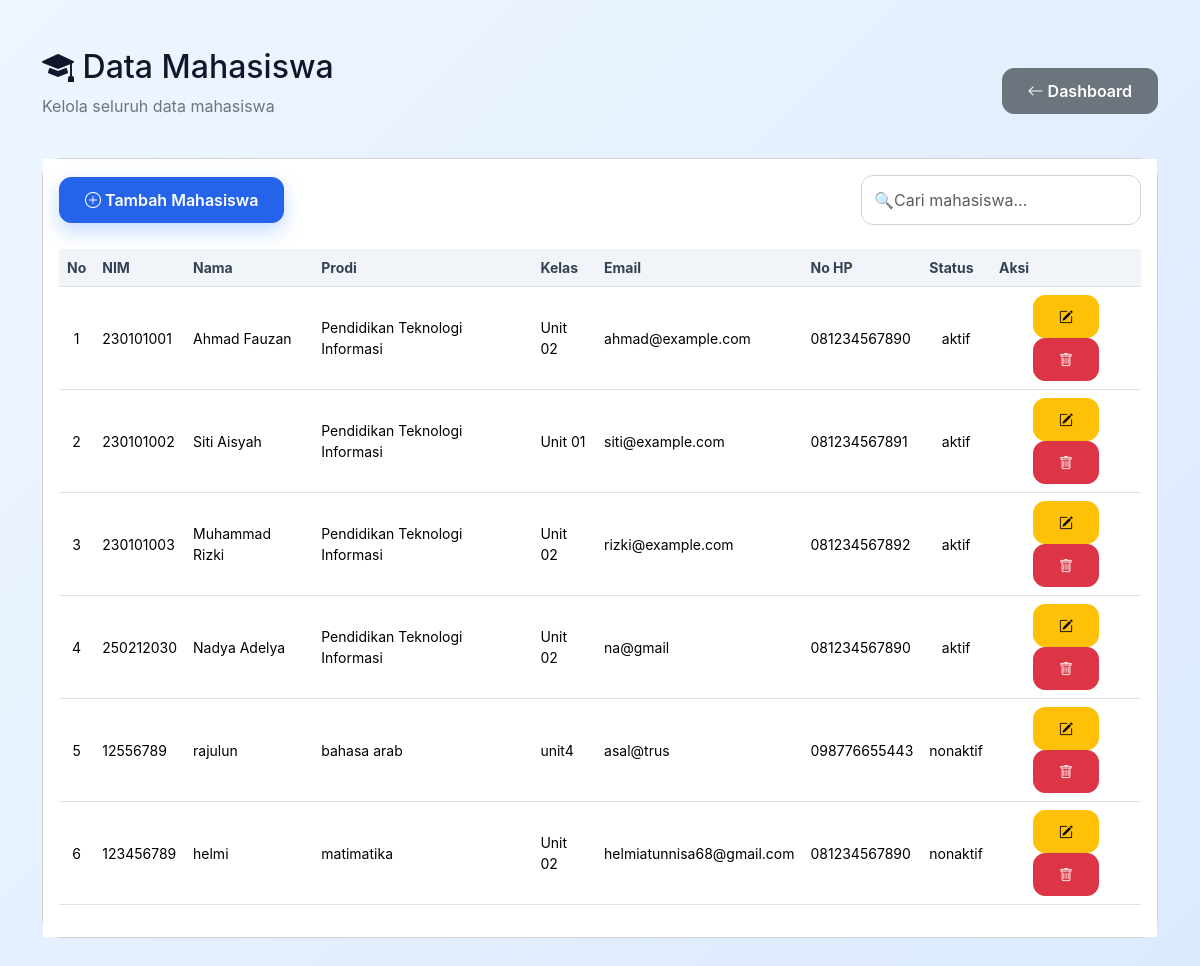
The page /mahasiswa.php on the database its author committed.
### tables this page shows
CREATE TABLE `mahasiswa` (
  `id_mahasiswa` int(11) NOT NULL,
  `nim` varchar(30) NOT NULL,
  `nama_mahasiswa` varchar(100) NOT NULL,
  `prodi` varchar(100) NOT NULL,
  `kelas` varchar(20) NOT NULL,
  `email` varchar(100) DEFAULT NULL,
  `no_hp` varchar(20) DEFAULT NULL,
  `status` enum('aktif','nonaktif') DEFAULT 'aktif',
  `created_at` timestamp NOT NULL DEFAULT current_timestamp()
);

### mahasiswa.php (the view, shortened to what this page needs)
<?php
include 'koneksi.php';
$data = mysqli_query($koneksi, "SELECT * FROM mahasiswa");
?>
<!DOCTYPE html>
<html lang="id">
<head>
    <link rel="stylesheet" href="https://cdn.jsdelivr.net/npm/bootstrap-icons@1.11.3/font/bootstrap-icons.min.css">
    <link href="https://cdn.jsdelivr.net/npm/bootstrap@5.3.3/dist/css/bootstrap.min.css" rel="stylesheet">
    <link href="assets/css/style.css" rel="stylesheet">
 </head>
<body>
    <div class="container py-5">
        <div
        class="d-flex justify-content-between align-items-center mb-4">
        <div>
            <h2
            class="page-title">
            <i class="bi bi-mortarboard-fill"
            ></i>
            Data Mahasiswa
           </h2>
           <p class="text-secondary">
            Kelola seluruh data mahasiswa
           </p>
        </div>
        <div>
            <a href="dashboard.php" class="btn btn-secondary">
                <i
                class="bi bi-arrow-left">
            </i>
            Dashboard
        </a>
    </div>
</div>
         <div
     class="card card-custom">
        <div
        class="card-body">
        <div
        class="d-flex justify-content-between align-items-center mb-4">
        <a href="tambah_mahasiswa.php" class="btn btn-primary">
            <i class="bi bi-plus-circle"></i>
            Tambah Mahasiswa
        </a>
        <input
        type="text"
        id="searchInput"
        class="form-control"
        placeholder="🔍Cari mahasiswa..."
        style="max-width:280px;">
    </div>
    <div class="table-responsive">
            <table class="table table-hover table-search">
            <thead>
                <tr>
                    <th>No</th>
                    <th>NIM</th>
                    <th>Nama</th>
                    <th>Prodi</th>
                    <th>Kelas</th>
                    <th>Email</th>
                    <th>No HP</th>
                    <th>Status</th>
                    <th>Aksi</th>
                </tr>
            </thead>
            <tbody>
                <?php
                $no = 1;
                while($row = mysqli_fetch_assoc($data)){
                    ?>
                    <tr>
                        <td class="text-center"><?= $no++; ?></td>
                        <td>
                            <?= $row['nim']; ?>
                        </td>
                        <td>
                            <?= $row['nama_mahasiswa']; ?></td>
                            <td>
                                <?= $row['prodi']; ?>
                            </td>
                            <td>
                                <?= $row['kelas']; ?>
                            </td>
                            <td>
                                <?= $row['email']; ?></td>
                                <td>
                                    <?= $row['no_hp']; ?>
                                </td>
                                <td
                                class="text-center">
                                 <span
                                 class="badge-status">
                                 <?= $row['status']; ?>
                                </span>
                            </td>
                            <td
                            class="text-center">
                            <a
                             href="edit_mahasiswa.php?id=<?= $row['id_mahasiswa']; ?>"
                             class="btn btn-warning btn-sm">
                             <i
                             class="bi bi-pencil-square"
                             ></i>
                            </a>
                            <a href="hapus_mahasiswa.php?id=<?= $row['id_mahasiswa']; ?>"
                            class="btn btn-danger btn-sm"
                            onclick="return confirm('Yakin ingin menghapus data ini?')">
                            <i class="bi bi-trash"></i>
                        </a>
                    </td>
                </tr>
                <?php } ?>
            </tbody>
        </table>
    </div>
</div>
    </div>
  </div>
</body>
</html>

### assets/css/style.css (style rules this page uses)
:root { --primary: #2563eb; --primary-dark: #1e40af; --secondary: #64748b; --soft-bg: #f8fafc; --dark: #0f172a; --card-border: #e2e8f0; --success: #16a34a; --warning: #f59e0b; --danger: #dc2626; }
* { box-sizing: border-box; }
body { font-family: "Inter", "Segoe UI", Arial, sans-serif; background: var(--soft-bg); color: var(--dark); }
.table thead th { background: #f1f5f9; color: #334155; font-size: 14px; white-space: nowrap; }
.table td { vertical-align: middle; font-size: 14px; }
.form-control, .form-select { border-radius: 14px; border-color: #cbd5e1; padding: 11px 14px; }
.btn { border-radius: 14px; font-weight: 700; }
.btn-primary { background: var(--primary); border-color: var(--primary); }
body { background:#f5f7fb; }
.card { border-radius:20px; }
.form-control, .form-select { border-radius:12px; padding:12px; }
.btn { border-radius:12px; padding:10px 25px; font-weight:600; }
.btn-primary { box-shadow:0 8px 20px rgba(13,110,253,.25); }
body { background:linear-gradient(135deg,#eef5ff,#dbeafe); }
.form-control, .form-select { border-radius:12px; padding:12px; border:1px solid #ced4da; }
.card-body { background:white; }

### rows shown on the page
mahasiswa: nim "230101001", nama_mahasiswa "Ahmad Fauzan", prodi "Pendidikan Teknologi Informasi", kelas "Unit 02", email "ahmad@example.com", no_hp "081234567890", status "aktif"
mahasiswa: nim "230101002", nama_mahasiswa "Siti Aisyah", prodi "Pendidikan Teknologi Informasi", kelas "Unit 01", email "siti@example.com", no_hp "081234567891", status "aktif"
mahasiswa: nim "230101003", nama_mahasiswa "Muhammad Rizki", prodi "Pendidikan Teknologi Informasi", kelas "Unit 02", email "rizki@example.com", no_hp "081234567892", status "aktif"
mahasiswa: nim "250212030", nama_mahasiswa "Nadya Adelya", prodi "Pendidikan Teknologi Informasi", kelas "Unit 02", email "na@gmail", no_hp "081234567890", status "aktif"
mahasiswa: nim "12556789", nama_mahasiswa "rajulun", prodi "bahasa arab", kelas "unit4", email "asal@trus", no_hp "098776655443", status "nonaktif"
mahasiswa: nim "123456789", nama_mahasiswa "helmi", prodi "matimatika", kelas "Unit 02", email "helmiatunnisa68@gmail.com", no_hp "081234567890", status "nonaktif"
